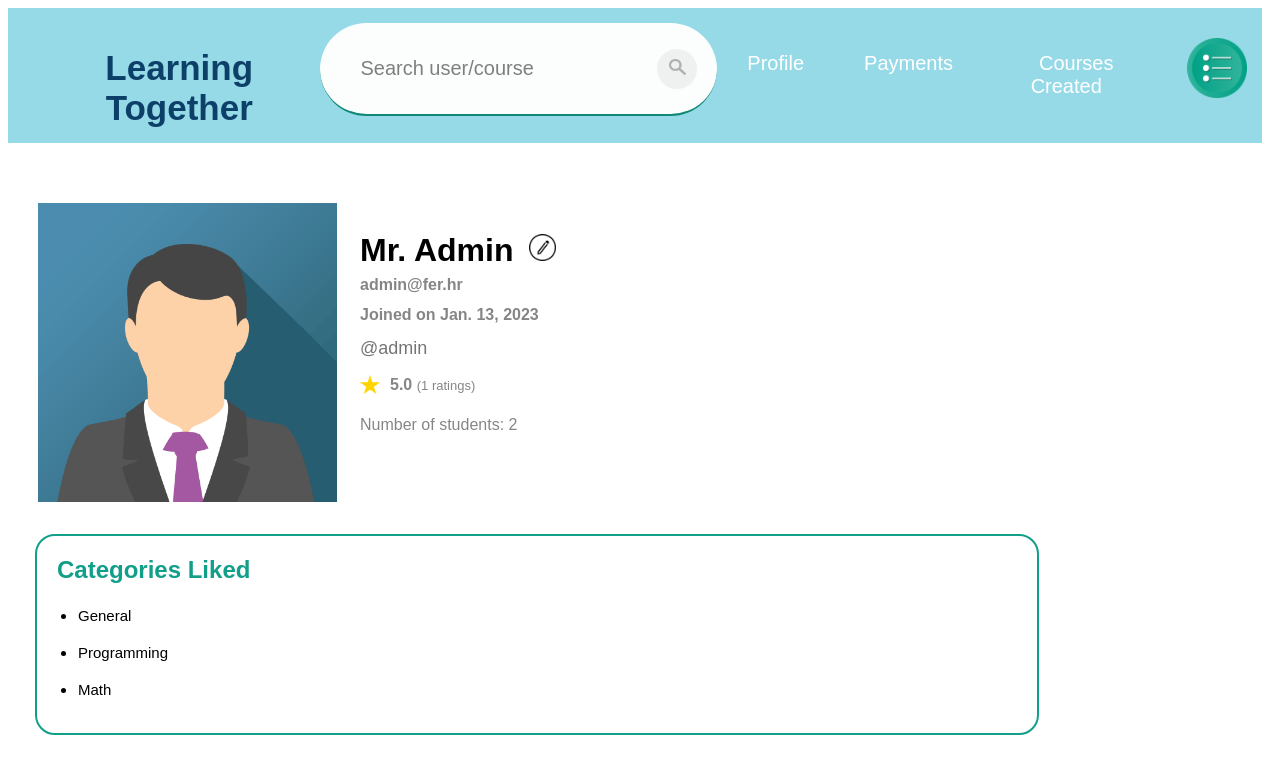
The app's page /viewProfile/1 (signed in) with its own data.
### app/models.py (models this page shows, shortened)
class Public(models.Model):
    profileId = models.ForeignKey(Profile, on_delete=models.CASCADE)
    name = models.CharField(max_length=50)
    surname = models.CharField(max_length=50)
    avatar = models.SmallIntegerField()
    createdDate = models.DateField(auto_now_add=True)

class Profile(models.Model):
    userId = models.ForeignKey(User, on_delete=models.CASCADE)

class Private(models.Model):
    profileId = models.ForeignKey(Profile, on_delete=models.CASCADE)
    email = models.EmailField(max_length=50)

class CategoriesLiked(models.Model):
    privateId = models.ForeignKey(Private, on_delete=models.CASCADE)
    categoryId = models.ForeignKey(Category, on_delete=models.PROTECT)

class Category(models.Model):
    category = models.CharField(max_length=50)

### app/views.py (the view)
# urls.py: path('viewProfile/<id>', views.viewProfile, name='viewProfile'),
def viewProfile(request, id):
    profile = models.Profile.objects.filter(userId__exact=id)
    if not profile:
        s.error(request, "User doesn't exist.",
                button="OK", timer=2000)
        return redirect('home')
    else:
        public = models.Public.objects.filter(profileId__exact=profile[0].id)
        thisUser = False
        if request.user.is_authenticated:
            if profile[0].userId.id == request.user.id:
                thisUser = True
        coursesMade = models.CoursesMade.objects.filter(
            publicId__exact=public[0].id)
        students = 0
        for courseMade in coursesMade:
            students += models.CoursesEnrolled.objects.filter(
                courseId__exact=courseMade.courseId).count()
        ratings = models.Rating.objects.none()
        for courseMade in coursesMade:
            ratings = ratings | models.Rating.objects.filter(
                courseId__exact=courseMade.courseId)
        numRatings = 0
        totalRatings = 0
        for rating in ratings:
            numRatings += 1
            totalRatings += rating.rating
        avgRating = 0
        if numRatings > 0:
            avgRating = round(totalRatings/numRatings, 2)
        private = models.Private.objects.none()
        categoriesLiked = models.CategoriesLiked.objects.none()
        if thisUser:
            private = models.Private.objects.filter(
                profileId__exact=profile[0].id)[0]
            categoriesLiked = models.CategoriesLiked.objects.filter(
                privateId__exact=private.id)
        return render(request, "app/viewProfile.html", {'public': public[0], 'private': private, 'coursesMade': coursesMade, 'thisUser': thisUser, 'categoriesLiked': categoriesLiked,
                                                        'students': students, 'numRatings': numRatings, 'avgRating': avgRating, 'showOptions': True})

### templates/app/viewProfile.html (shortened to what this page needs)
{% extends 'app/base.html' %}
{% block content %}
{% load static %}
        {% include 'app/navBar.html' with thisUser=thisUser userId=public.profileId.userId.id showOptions=showOptions %}
            <p style="text-align:left; display: table-cell;"><img class="avatar" src="{% static 'images/' %}{{ public.avatar }}.png"></p>
            <div class="editProfile">
                <p class = "name"> {{ public.name }} {{ public.surname }}</p>
                {% if thisUser %}
                <button class="btn"><a class="editP" href="../editProfile"><img class="edit" src="{% static 'images/' %}edit.png"></a></button>
                {% endif %}
            </div>
            <p class="email" style="top:290px">Joined on {{ public.createdDate }}</p>
            <p class="username">@{{ public.profileId.userId.username }}</p>
            <p class="nStudents">Number of students: {{ students }}</p>
            <p><img class="star" src="{% static 'images/' %}star.png"></p>
            <p class="rating">{{ avgRating }} <b style="font-size:small;font-weight: 500;">({{ numRatings }} ratings)</b></p>
            {% if thisUser %}
                <br><br>
                <br><br>
                <p class="email">{{ private.email }}</p>
                <div class="cat">
                    <h2>Categories Liked</h2><br><br><br>
                    <ul>
                    {% for categoryLiked in categoriesLiked %}
                        <li style="font-size:15px; padding:1px;">{{ categoryLiked.categoryId.category }}</li><br>
                    {% endfor %}
                    </ul>
                </div>
            {% endif %}
{% endblock %}

### static/test.css (style rules this page uses)
body { background-color: rgb(255, 255, 255); font-family: sans-serif; }

### templates/app/viewProfile.html (style rules this page uses)
.avatar { position: relative; top: 60px; left: 30px; width: 60%; }
h2 { position: absolute; left:20px; color:#129f8a; font-weight: bolder; }
.cat { border:2px solid #129f8a; border-radius: 20px; position: absolute; left: 35px; width: 1000px; }
.name { font-size:xx-large; font-weight: bold; font-family:Verdana, Geneva, Tahoma, sans-serif; }
.username { position:absolute; top:320px; font-size:large; color:rgba(0, 0, 0, 0.547); font-display:inherit; font-family:Verdana, Geneva, Tahoma, sans-serif; left: 360px; }
.nStudents { position:absolute; top:400px; font-size:medium; color:rgba(0, 0, 0, 0.477); font-display:inherit; font-family:Verdana, Geneva, Tahoma, sans-serif; left: 360px; }
.rating { position:absolute; top:360px; font-size:medium; font-weight: bold; color:rgba(0, 0, 0, 0.477); font-display:inherit; font-family:Verdana, Geneva, Tahoma, sans-serif; left: 390px; }
.star { position:absolute; top:375px; width: 20px; font-display:inherit; left: 360px; }
.email { position: absolute; top: 260px; left: 360px; color:rgba(0, 0, 0, 0.477); font-size:medium; font-weight: bold; }
.editP { text-decoration: none; }
.btn { font-size: 30px; background-color: transparent; border:0; border-radius: 100%; margin: 10px; }
.edit { width: 27px; }
.editProfile { display: flex; justify-content: flex-start; align-items: center; position:absolute; top:200px; left: 360px; }

### templates/app/searchBar.html (style rules this page uses)
img { width: 13px; }
::placeholder { color:rgba(0, 0, 0, 0.514); }

### records on screen
Public: name "Mr.", surname "Admin", createdDate "Jan. 13, 2023", profileId.userId.username "admin"
Private: email "admin@fer.hr"
CategoriesLiked: categoryId.category "General"
CategoriesLiked: categoryId.category "Programming"
CategoriesLiked: categoryId.category "Math"

### other values on screen
{{ students }} "2"
{{ avgRating }} "5.0"
{{ numRatings }} "1"
